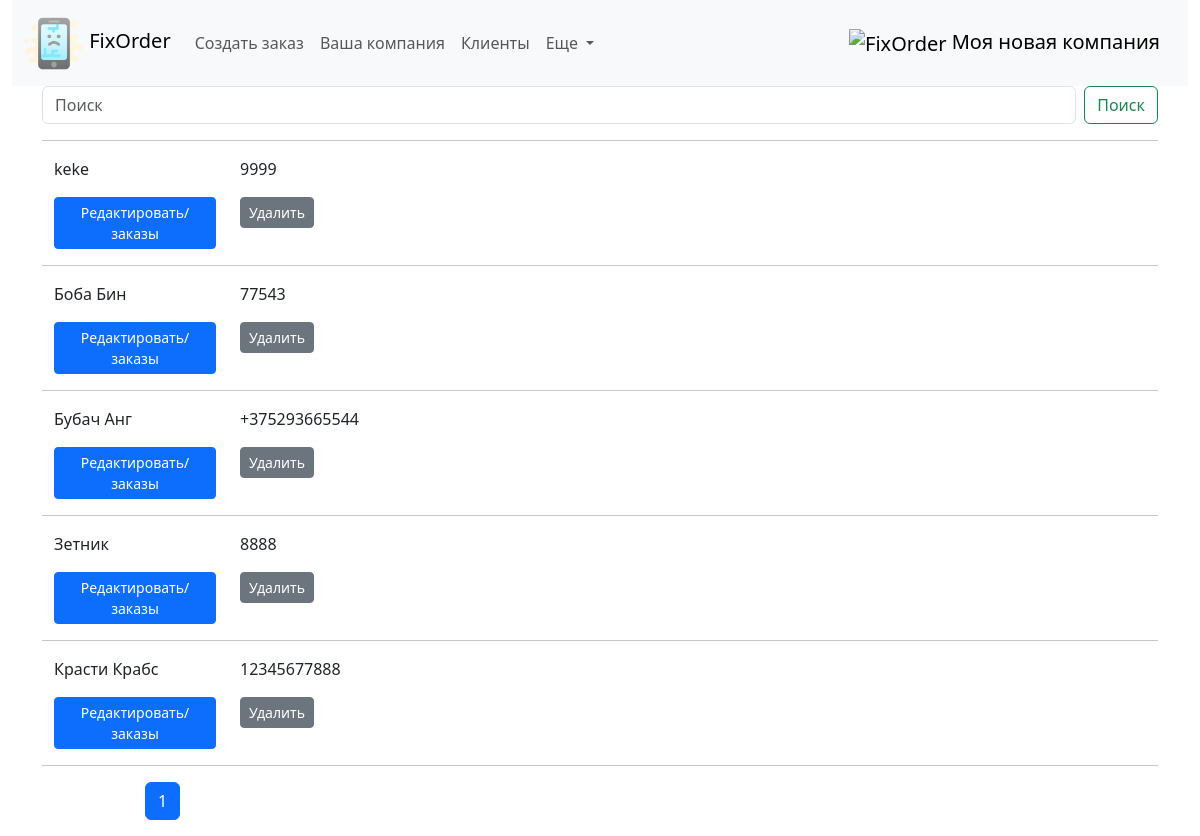
Screenshot of /clientlist/ with the database file from the repository.
### fixorder/models.py (models this page shows, shortened)
class Company(models.Model):
    brand_name = models.CharField(max_length=255, unique=True, db_index=True, verbose_name='Название компании')
    official_name = models.CharField(max_length=255, blank=True, null=True, unique=True, db_index=True, verbose_name='Юридическое наименование')
    unp = models.DecimalField(max_digits=10, decimal_places=2, blank=True, null=True, verbose_name='УНП')
    phone = models.CharField(max_length=20, unique=True, verbose_name='Контактный номер')
    phone1 = models.CharField(max_length=20, blank=True, null=True, unique=True, verbose_name='Контактный номер')
    phone2 = models.CharField(max_length=20, blank=True, null=True, unique=True, verbose_name='Контактный номер')
    telegram = models.CharField(max_length=40, blank=True, null=True, verbose_name='Telegram')
    viber = models.CharField(max_length=20, blank=True, null=True, verbose_name='Viber')
    whatsapp = models.CharField(max_length=20, blank=True, null=True, verbose_name='Whattsapp')
    email = models.EmailField(max_length=50, blank=True, null=True, verbose_name='Электронная почта')
    adress = models.CharField(max_length=255, blank=True, null=True, unique=True, db_index=True, verbose_name='Адрес')
    postal_adress = models.CharField(max_length=255, blank=True, null=True, unique=True, verbose_name='Почтовый адрес')
    official_adress = models.CharField(max_length=255, blank=True, null=True, unique=True, verbose_name='Юридический адрес')
    photo = models.ImageField(upload_to="static/img/", blank=True, null=True, verbose_name="Логотип компании")

class Client(models.Model):
    name = models.CharField(max_length=255, unique=True, db_index=True, verbose_name='ФИО клиента') #unique=True,
    phone = models.CharField(max_length=20, db_index=True, verbose_name='Контактный номер')
    phone1 = models.CharField(max_length=20, db_index=True, blank=True, null=True, verbose_name='Дополнительный номер')
    telegram = models.CharField(max_length=40, blank=True, null=True, verbose_name='Telegram клиента')
    viber = models.CharField(max_length=20, blank=True, null=True, verbose_name='Viber клиента')
    whatsapp = models.CharField(max_length=20, blank=True, null=True, verbose_name='Whattsapp клиента')
    class Meta:
        verbose_name = 'Клиенты'
        verbose_name_plural = 'Клиенты'
        ordering = ['name']
        indexes = [models.Index(fields=['name'])]
    def get_absolute_url(self):
        return reverse('editclient', kwargs={'pk': self.pk})

### fixorder/views.py (the view)
# urls.py: path('clientlist/', views.Show_clientlist.as_view(), name='clientlist'),
class Show_clientlist(ListView):
    model = Client
    template_name = 'fixorder/clientlist.html'
    context_object_name = 'my_clients'
    paginate_by =20
    extra_context = {'title': 'Клиенты', 'header': 'Список клиентов'}
    def get_queryset(self):
        query = self.request.GET.get('q')
        if query:
            query = query.replace("\\","")
            return Client.objects.all().exclude(id=1).filter(
                Q(phone__iregex=query) | Q(name__iregex=query) | Q(
                    telegram__iregex=query) | Q(phone1__iregex=query))  # для PosgreSQL можно использовать __icontains
        return super().get_queryset().exclude(id=1)

### fixorder/templatetags/fixorder_tags.py (called while the page is built)
@register.simple_tag
def logo_url():
    return static('img/logo.png')

@register.simple_tag
def get_company_name():
    return Company.objects.get(pk=1).brand_name

### fixorder/templates/fixorder/clientlist.html (shortened to what this page needs)
{% extends 'fixorder/base.html' %}
{% block content %}
{% include 'fixorder/search_without_checkbox.html' %}
<hr>
    {% for myc in my_clients %}
<li class="list-group-item">
    <div class="container">
        <div class="row">
            <div class="col-2">{{ myc.name }}</div>
            <div class="col-2">{{ myc.phone }}</div>
            <p>
            <div class="col-2">
                <a href="{{ myc.get_absolute_url }}" class="btn btn-primary btn-sm">Редактировать/заказы</a>
            </div>
            <div class="col-2">
                <a href="{% url 'deleteclient' myc.pk %}" class="btn btn-secondary btn-sm">Удалить</a>
            </div>
            </p>
             <hr>
        </div>
    </div>
</li>
{% endfor %}
{% endblock content %}

### fixorder/templates/fixorder/navbar.html (shortened to what this page needs)
{% load fixorder_tags %}
<nav class="navbar navbar-expand-lg bg-body-tertiary">
  <div class="container-fluid">
    <a class="navbar-brand" href="/">
      <img src="/static/img/br_phone.png" alt="" height="60">
      FixOrder
    </a>
    <div class="collapse navbar-collapse" id="navbarSupportedContent">
      <ul class="navbar-nav me-auto mb-2 mb-lg-0">
        <li class="nav-item">
          <a class="nav-link" href="/neworder">Создать заказ</a>
        </li>
        <li class="nav-item">
          <a class="nav-link" href="/company">Ваша компания</a>
        </li>
        <li class="nav-item">
          <a class="nav-link" href="/clientlist">Клиенты</a>
        </li>
        <li class="nav-item dropdown">
          <a class="nav-link dropdown-toggle" href="#" role="button" data-bs-toggle="dropdown" aria-expanded="false">
            Еще
          </a>
        </li>
      </ul>
    </div>
    <a class="navbar-brand" href="/">
      <img src="{% logo_url %}" alt="FixOrder" height="60">
      {% get_company_name %}
    </a>
    </div>
</nav>

### rows the page displays
Company: brand_name "Моя новая компания"
Client: name "keke", phone "9999"
Client: name "Боба Бин", phone "77543"
Client: name "Бубач Анг", phone "+375293665544"
Client: name "Зетник", phone "8888"
Client: name "Красти Крабс", phone "12345677888"

### other values shown
{{ num }} "1"
